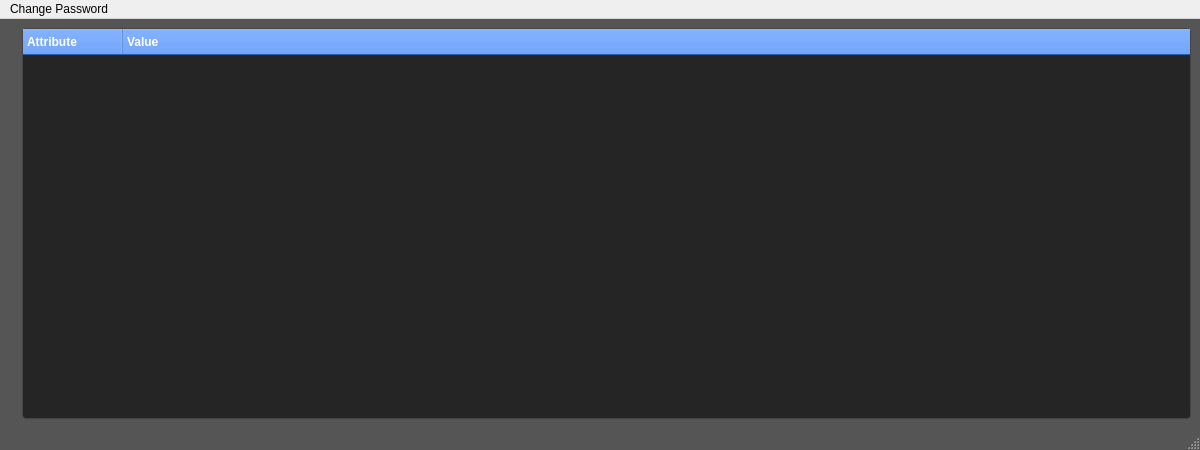
<?xml version="1.0" encoding="UTF-8"?>
<ui version="4.0">
 <class>LdapAuthenticator</class>
 <widget class="QMainWindow" name="LdapAuthenticator">
  <property name="geometry">
   <rect>
    <x>0</x>
    <y>0</y>
    <width>1200</width>
    <height>450</height>
   </rect>
  </property>
  <property name="minimumSize">
   <size>
    <width>768</width>
    <height>288</height>
   </size>
  </property>
  <property name="maximumSize">
   <size>
    <width>1800</width>
    <height>675</height>
   </size>
  </property>
  <property name="windowTitle">
   <string>LDAP Authenticator</string>
  </property>
  <property name="styleSheet">
   <string>
/* Main window background: Dark Gray */
QMainWindow {
    background: #555555;              /* deep dark gray background */
    font-family: &quot;Segoe UI&quot;, Roboto, Arial, sans-serif;
    font-size: 14px;
    color: #E0E0E0;                   /* very light gray text */
}

/* Input Fields */
QLineEdit {
    background: #777777;              /* darker input background */
    border: 2px solid #444444;
    border-radius: 6px;
    padding: 6px;
    color: #E0E0E0;
}
QLineEdit:focus {
    border-color: #5DADE2;
}

/* Buttons */
QPushButton {
    background-color: #3B82F6;        /* strong blue button */
    color: #FFFFFF;
    border-radius: 6px;
    padding: 8px 16px;
}
QPushButton:hover {
    background-color: #60A5FA;        /* lighter on hover */
}
QPushButton:pressed {
    background-color: #2563EB;        /* deeper blue when pressed */
}

/* Tree Widget */
QTreeWidget {
    background-color: #252525;        /* slightly lighter than main window */
    border: 1px solid #444444;
    border-radius: 4px;
    color: #E0E0E0;
}
QHeaderView::section {
    background-color: #3B82F6;
    color: #FFFFFF;
    padding: 4px;
    font-weight: bold;
}
QTreeWidget::item:nth-of-type(odd) {
    background: #2F2F2F;
}
QTreeWidget::item:selected {
    background-color: #60A5FA;
    color: #FFFFFF;
}
</string>
  </property>
  <widget class="QWidget" name="centralwidget">
   <layout class="QGridLayout" name="gridLayout">
    <item row="1" column="0">
     <widget class="QLabel" name="labelStatus">
      <property name="text">
       <string/>
      </property>
     </widget>
    </item>
    <item row="0" column="1" rowspan="2">
     <widget class="QTreeWidget" name="treeWidgetAttributes">
      <column>
       <property name="text">
        <string>Attribute</string>
       </property>
      </column>
      <column>
       <property name="text">
        <string>Value</string>
       </property>
      </column>
     </widget>
    </item>
   </layout>
  </widget>
  <widget class="QMenuBar" name="menubar">
   <property name="geometry">
    <rect>
     <x>0</x>
     <y>0</y>
     <width>1200</width>
     <height>25</height>
    </rect>
   </property>
   <widget class="QMenu" name="menuChange_Password">
    <property name="title">
     <string>Change Password</string>
    </property>
   </widget>
   <addaction name="menuChange_Password"/>
  </widget>
  <widget class="QStatusBar" name="statusbar"/>
 </widget>
 <resources/>
 <connections/>
</ui>
